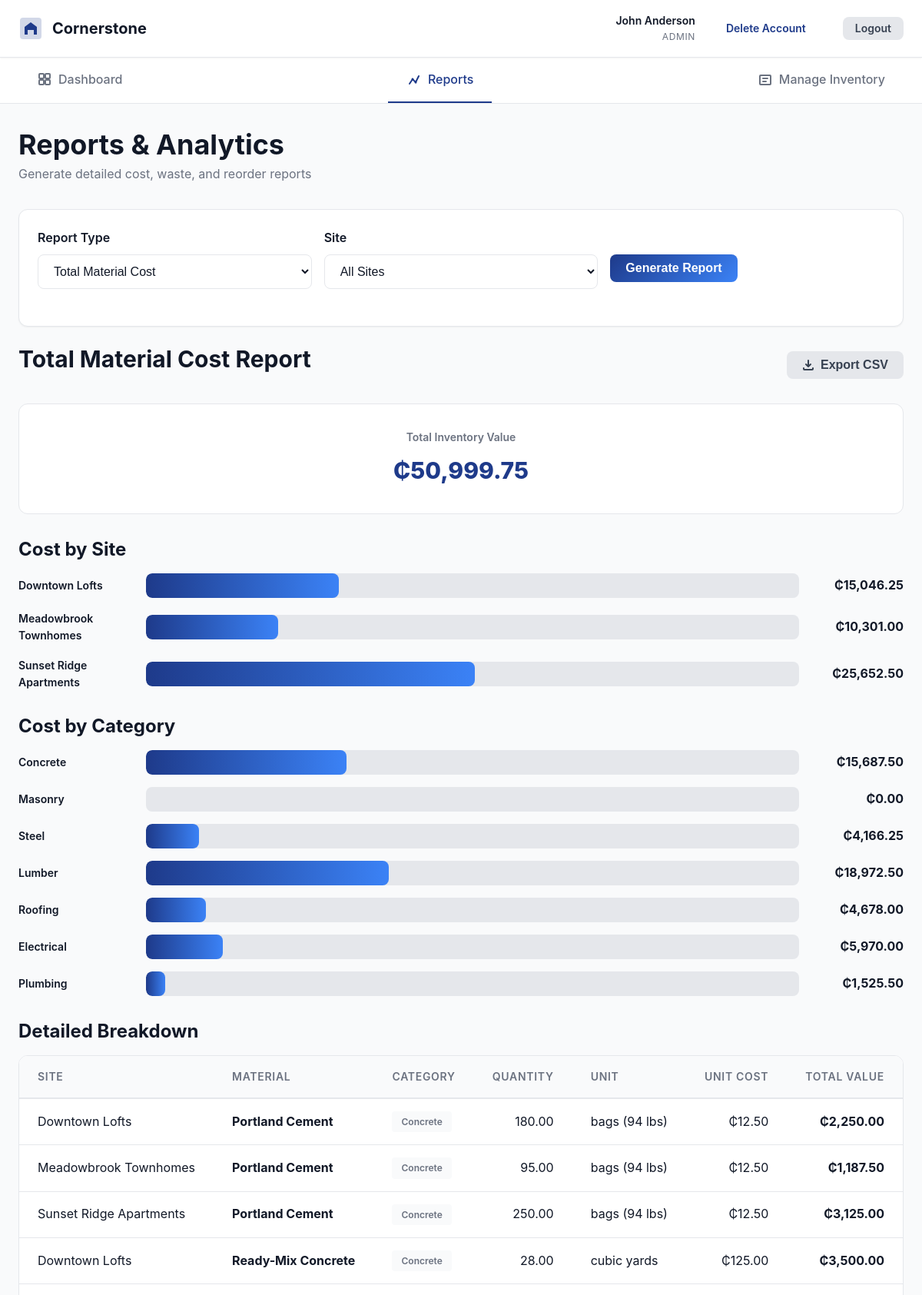
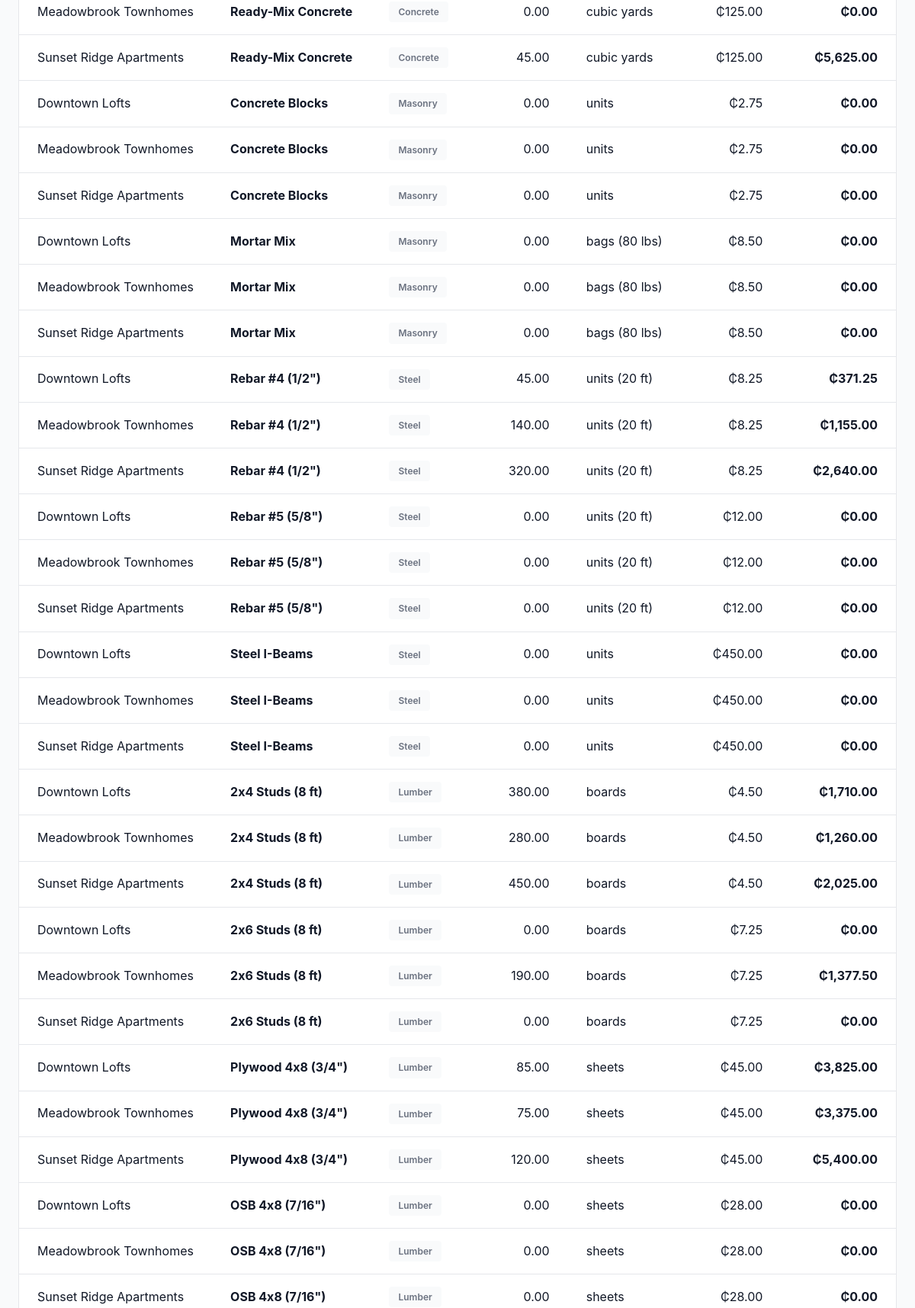
/reports.php (signed in, upper part), run on the app's committed database (2 pictures, top to bottom).
### tables this page shows
CREATE TABLE IF NOT EXISTS sites (
    id INT AUTO_INCREMENT PRIMARY KEY,
    site_name VARCHAR(100) NOT NULL,
    location VARCHAR(255) NOT NULL,
    status ENUM('active', 'inactive', 'finished', 'halted_insufficient_materials') NOT NULL DEFAULT 'active',
    completion_percentage DECIMAL(5,2) DEFAULT 0.00,
    start_date DATE NOT NULL,
    estimated_completion DATE,
    created_at TIMESTAMP DEFAULT CURRENT_TIMESTAMP,
    INDEX idx_status (status),
    INDEX idx_site_name (site_name)
);

CREATE TABLE IF NOT EXISTS materials (
    id INT AUTO_INCREMENT PRIMARY KEY,
    material_name VARCHAR(100) NOT NULL,
    unit_of_measure VARCHAR(20) NOT NULL,
    unit_cost DECIMAL(10,2) NOT NULL,
    reorder_threshold INT NOT NULL DEFAULT 50,
    category VARCHAR(50) NOT NULL,
    created_at TIMESTAMP DEFAULT CURRENT_TIMESTAMP,
    INDEX idx_category (category),
    INDEX idx_material_name (material_name)
);

### auth.php (called while the page is built, shortened)
<?php
require_once __DIR__ . '/db.php';
class Auth {
    public static function isLoggedIn() {
        return isset($_SESSION['logged_in']) && $_SESSION['logged_in'] === true;
    }
    public static function getFullName() {
        return self::isLoggedIn() ? $_SESSION['full_name'] : null;
    }
    public static function getRole() {
        return self::isLoggedIn() ? $_SESSION['role'] : null;
    }
    public static function hasRole($role) {
        return self::isLoggedIn() && $_SESSION['role'] === $role;
    }
    public static function isAdmin() {
        return self::hasRole('admin');
    }
}
?>

### config.php (called while the page is built, shortened)
<?php
function sanitize_output($data) {
    return htmlspecialchars($data, ENT_QUOTES, 'UTF-8');
}
function format_currency($amount) {
    return '₵' . number_format($amount, 2);
}
function get($key, $default = null) {
    return isset($_GET[$key]) ? trim($_GET[$key]) : $default;
}
?>

### db.php (called while the page is built, shortened)
<?php
class Database {
    private static $connection = null;
    private function connect() {
        if (self::$connection === null) {
            try {
                self::$connection = new mysqli(DB_HOST, DB_USER, DB_PASS, DB_NAME);
                self::$connection->set_charset(DB_CHARSET);
            } catch (Exception $e) {
                if (DEV_MODE) {
                    die("Database Connection Error: " . $e->getMessage());
                } else {
                    die("Database connection failed. Please contact support.");
                }
            }
        }
    }
    public static function getConnection() {
        return self::$connection;
    }
    public static function query($sql, $params = [], $types = '') {
        $conn = self::getConnection();
        $stmt = $conn->prepare($sql);
        if (!$stmt->execute()) {
            if (DEV_MODE) {
                die("Execute failed: " . $stmt->error . "\nSQL: " . $sql);
            } else {
                error_log("Execute failed: " . $stmt->error . "\nSQL: " . $sql);
                return false;
            }
        }
        return $stmt;
    }
    public static function fetchAll($sql, $params = [], $types = '') {
        $stmt = self::query($sql, $params, $types);
        $result = $stmt->get_result();
        $rows = [];
        while ($row = $result->fetch_assoc()) {
            $rows[] = $row;
        }
        return $rows;
    }
}
?>

### reports.php (the view, shortened to what this page needs)
<?php
require_once 'config.php';
require_once 'db.php';
require_once 'auth.php';
$user_name = Auth::getFullName();
$user_role = Auth::getRole();
$report_type = get('report_type', 'cost');
$site_filter = get('site_id', 'all');
$cost_report_data = [];
$cost_summary = ['total_cost' => 0, 'by_site' => [], 'by_category' => []];
if ($report_type === 'cost') {
    $sql = "
        SELECT
            s.id AS site_id,
            s.site_name,
            m.id AS material_id,
            m.material_name,
            m.category,
            m.unit_of_measure,
            m.unit_cost,
            COALESCE(i.quantity, 0) AS quantity,
            (COALESCE(i.quantity, 0) * m.unit_cost) AS total_value
        FROM sites s
        CROSS JOIN materials m
        LEFT JOIN inventory i ON s.id = i.site_id AND m.id = i.material_id
    ";
    if ($site_filter !== 'all') {
        $sql .= " WHERE s.id = ?";
        $cost_report_data = Database::fetchAll($sql, [$site_filter], 'i');
    } else {
        $cost_report_data = Database::fetchAll($sql);
    }
    foreach ($cost_report_data as $row) {
        $cost_summary['total_cost'] += $row['total_value'];
        if (!isset($cost_summary['by_site'][$row['site_name']])) {
            $cost_summary['by_site'][$row['site_name']] = 0;
        }
        $cost_summary['by_site'][$row['site_name']] += $row['total_value'];
        if (!isset($cost_summary['by_category'][$row['category']])) {
            $cost_summary['by_category'][$row['category']] = 0;
        }
        $cost_summary['by_category'][$row['category']] += $row['total_value'];
    }
}
?>
<!DOCTYPE html>
<html lang="en">
<head>
    <link rel="stylesheet" href="style.css">
</head>
<body class="app-page">
    <header class="app-header">
        <div class="header-content">
            <div class="header-left">
                <a href="dashboard.php" class="app-logo" style="text-decoration: none; color: inherit; display: flex; align-items: center; gap: 0.75rem;">
                    <svg width="32" height="32" viewBox="0 0 32 32" fill="none">
                        <rect x="2" y="2" width="28" height="28" rx="4" fill="currentColor" opacity="0.2"/>
                        <path d="M16 8L8 14V24H12V18H20V24H24V14L16 8Z" fill="currentColor"/>
                    </svg>
                    <span>Cornerstone</span>
                </a>
            </div>
            <div class="header-right">
                <div class="user-info">
                    <span class="user-name"><?php echo sanitize_output($user_name); ?></span>
                    <span class="user-role"><?php echo sanitize_output(ucfirst(str_replace('_', ' ', $user_role))); ?></span>
                </div>
                <a href="delete_account.php" class="btn btn-danger btn-small" style="margin-right: 0.5rem;">Delete Account</a>
                <a href="logout.php?redirect=landing" class="btn btn-secondary btn-small">Logout</a>
            </div>
        </div>
    </header>
    <nav class="app-nav">
        <div class="nav-content">
            <a href="dashboard.php" class="nav-link">
                Dashboard
            </a>
            <a href="reports.php" class="nav-link active">
                <svg width="20" height="20" viewBox="0 0 20 20" fill="none">
                    <path d="M4 16L8 10L12 14L16 6" stroke="currentColor" stroke-width="2" stroke-linecap="round"/>
                    <circle cx="8" cy="10" r="1.5" fill="currentColor"/>
                    <circle cx="12" cy="14" r="1.5" fill="currentColor"/>
                </svg>
                Reports
            </a>
            <?php if (Auth::isAdmin()): ?>
            <a href="inventory_admin.php" class="nav-link">
                <svg width="20" height="20" viewBox="0 0 20 20" fill="none">
                    <rect x="3" y="5" width="14" height="12" rx="1" stroke="currentColor" stroke-width="2"/>
                    <path d="M7 9H13M7 13H11" stroke="currentColor" stroke-width="2" stroke-linecap="round"/>
                </svg>
                Manage Inventory
            </a>
            <?php endif; ?>
        </div>
    </nav>
    <main class="app-main">
        <div class="container-fluid">
            <div class="page-header">
                <h1>Reports & Analytics</h1>
                <p>Generate detailed cost, waste, and reorder reports</p>
            </div>
            <div class="card">
                <div class="card-body">
                    <form method="GET" action="reports.php" class="report-filters">
                        <div class="filter-row">
                            <div class="form-group">
                                <label for="report_type">Report Type</label>
                                <select name="report_type" id="report_type" class="form-control">
                                    <option value="cost" <?php echo $report_type === 'cost' ? 'selected' : ''; ?>>Total Material Cost</option>
                                </select>
                            </div>
                            <div class="form-group">
                                <label for="site_id">Site</label>
                                <select name="site_id" id="site_id" class="form-control">
                                    <option value="all" <?php echo $site_filter === 'all' ? 'selected' : ''; ?>>All Sites</option>
                                </select>
                            </div>
                            <div class="form-group">
                                <label>&nbsp;</label>
                                <button type="submit" class="btn btn-primary">Generate Report</button>
                            </div>
                        </div>
                    </form>
                </div>
            </div>
            <?php if ($report_type === 'cost'): ?>
                <div class="section">
                    <div class="section-header">
                        <h2>Total Material Cost Report</h2>
                        <button onclick="exportTableToCSV('cost_report.csv')" class="btn btn-secondary">
                            <svg width="16" height="16" viewBox="0 0 16 16" fill="none">
                                <path d="M8 2V10M8 10L5 7M8 10L11 7" stroke="currentColor" stroke-width="2" stroke-linecap="round"/>
                                <path d="M2 12V13C2 13.5523 2.44772 14 3 14H13C13.5523 14 14 13.5523 14 13V12" stroke="currentColor" stroke-width="2" stroke-linecap="round"/>
                            </svg>
                            Export CSV
                        </button>
                    </div>
                    <div class="report-summary">
                        <div class="summary-card">
                            <div class="summary-label">Total Inventory Value</div>
                            <div class="summary-value"><?php echo format_currency($cost_summary['total_cost']); ?></div>
                        </div>
                    </div>
                    <h3>Cost by Site</h3>
                    <div class="chart-container">
                        <?php foreach ($cost_summary['by_site'] as $site_name => $cost): ?>
                            <div class="chart-bar">
                                <div class="chart-label"><?php echo sanitize_output($site_name); ?></div>
                                <div class="chart-bar-container">
                                    <div class="chart-bar-fill" style="width: <?php echo ($cost / $cost_summary['total_cost'] * 100); ?>%"></div>
                                </div>
                                <div class="chart-value"><?php echo format_currency($cost); ?></div>
                            </div>
                        <?php endforeach; ?>
                    </div>
                    <h3>Cost by Category</h3>
                    <div class="chart-container">
                        <?php foreach ($cost_summary['by_category'] as $category => $cost): ?>
                            <div class="chart-bar">
                                <div class="chart-label"><?php echo sanitize_output($category); ?></div>
                                <div class="chart-bar-container">
                                    <div class="chart-bar-fill" style="width: <?php echo ($cost / $cost_summary['total_cost'] * 100); ?>%"></div>
                                </div>
                                <div class="chart-value"><?php echo format_currency($cost); ?></div>
                            </div>
                        <?php endforeach; ?>
                    </div>
                    <h3>Detailed Breakdown</h3>
                    <div class="table-container">
                        <table class="data-table" id="report-table">
                            <thead>
                                <tr>
                                    <th>Site</th>
                                    <th>Material</th>
                                    <th>Category</th>
                                    <th class="text-right">Quantity</th>
                                    <th>Unit</th>
                                    <th class="text-right">Unit Cost</th>
                                    <th class="text-right">Total Value</th>
                                </tr>
                            </thead>
                            <tbody>
                                <?php foreach ($cost_report_data as $row): ?>
                                    <tr>
                                        <td><?php echo sanitize_output($row['site_name']); ?></td>
                                        <td><strong><?php echo sanitize_output($row['material_name']); ?></strong></td>
                                        <td><span class="category-badge"><?php echo sanitize_output($row['category']); ?></span></td>
                                        <td class="text-right"><?php echo number_format($row['quantity'], 2); ?></td>
                                        <td><?php echo sanitize_output($row['unit_of_measure']); ?></td>
                                        <td class="text-right"><?php echo format_currency($row['unit_cost']); ?></td>
                                        <td class="text-right"><strong><?php echo format_currency($row['total_value']); ?></strong></td>
                                    </tr>
                                <?php endforeach; ?>
                            </tbody>
                        </table>
                    </div>
                </div>
            <?php endif; ?>
        </div>
    </main>
</body>
</html>

### data on the page
sites: site_name "Downtown Lofts", materials.material_name "Portland Cement", materials.category "Concrete", quantity "180.00", materials.unit_of_measure "bags (94 lbs)", materials.unit_cost "₵12.50", total_value "₵2,250.00", materials.material_name "Ready-Mix Concrete", quantity "28.00", materials.unit_of_measure "cubic yards", materials.unit_cost "₵125.00", total_value "₵3,500.00", materials.material_name "Concrete Blocks", materials.category "Masonry", quantity "0.00", materials.unit_of_measure "units", materials.unit_cost "₵2.75", total_value "₵0.00", materials.material_name "Mortar Mix", materials.unit_of_measure "bags (80 lbs)", materials.unit_cost "₵8.50", materials.material_name "Rebar #4 (1/2\")", materials.category "Steel", quantity "45.00", materials.unit_of_measure "units (20 ft)", materials.unit_cost "₵8.25", total_value "₵371.25", materials.material_name "Rebar #5 (5/8\")", materials.unit_cost "₵12.00", materials.material_name "Steel I-Beams", materials.unit_cost "₵450.00", materials.material_name "2x4 Studs (8 ft)", materials.category "Lumber", quantity "380.00", materials.unit_of_measure "boards", materials.unit_cost "₵4.50", total_value "₵1,710.00", materials.material_name "2x6 Studs (8 ft)", materials.unit_cost "₵7.25", materials.material_name "Plywood 4x8 (3/4\")", quantity "85.00", materials.unit_of_measure "sheets", materials.unit_cost "₵45.00", total_value "₵3,825.00", materials.material_name "OSB 4x8 (7/16\")", materials.unit_cost "₵28.00"
sites: site_name "Meadowbrook Townhomes", materials.material_name "Portland Cement", materials.category "Concrete", quantity "95.00", materials.unit_of_measure "bags (94 lbs)", materials.unit_cost "₵12.50", total_value "₵1,187.50", materials.material_name "Ready-Mix Concrete", quantity "0.00", materials.unit_of_measure "cubic yards", materials.unit_cost "₵125.00", total_value "₵0.00", materials.material_name "Concrete Blocks", materials.category "Masonry", materials.unit_of_measure "units", materials.unit_cost "₵2.75", materials.material_name "Mortar Mix", materials.unit_of_measure "bags (80 lbs)", materials.unit_cost "₵8.50", materials.material_name "Rebar #4 (1/2\")", materials.category "Steel", quantity "140.00", materials.unit_of_measure "units (20 ft)", materials.unit_cost "₵8.25", total_value "₵1,155.00", materials.material_name "Rebar #5 (5/8\")", materials.unit_cost "₵12.00", materials.material_name "Steel I-Beams", materials.unit_cost "₵450.00", materials.material_name "2x4 Studs (8 ft)", materials.category "Lumber", quantity "280.00", materials.unit_of_measure "boards", materials.unit_cost "₵4.50", total_value "₵1,260.00", materials.material_name "2x6 Studs (8 ft)", quantity "190.00", materials.unit_cost "₵7.25", total_value "₵1,377.50", materials.material_name "Plywood 4x8 (3/4\")", quantity "75.00", materials.unit_of_measure "sheets", materials.unit_cost "₵45.00", total_value "₵3,375.00", materials.material_name "OSB 4x8 (7/16\")", materials.unit_cost "₵28.00"
sites: site_name "Sunset Ridge Apartments", materials.material_name "Portland Cement", materials.category "Concrete", quantity "250.00", materials.unit_of_measure "bags (94 lbs)", materials.unit_cost "₵12.50", total_value "₵3,125.00", materials.material_name "Ready-Mix Concrete", quantity "45.00", materials.unit_of_measure "cubic yards", materials.unit_cost "₵125.00", total_value "₵5,625.00", materials.material_name "Concrete Blocks", materials.category "Masonry", quantity "0.00", materials.unit_of_measure "units", materials.unit_cost "₵2.75", total_value "₵0.00", materials.material_name "Mortar Mix", materials.unit_of_measure "bags (80 lbs)", materials.unit_cost "₵8.50", materials.material_name "Rebar #4 (1/2\")", materials.category "Steel", quantity "320.00", materials.unit_of_measure "units (20 ft)", materials.unit_cost "₵8.25", total_value "₵2,640.00", materials.material_name "Rebar #5 (5/8\")", materials.unit_cost "₵12.00", materials.material_name "Steel I-Beams", materials.unit_cost "₵450.00", materials.material_name "2x4 Studs (8 ft)", materials.category "Lumber", quantity "450.00", materials.unit_of_measure "boards", materials.unit_cost "₵4.50", total_value "₵2,025.00", materials.material_name "2x6 Studs (8 ft)", materials.unit_cost "₵7.25", materials.material_name "Plywood 4x8 (3/4\")", quantity "120.00", materials.unit_of_measure "sheets", materials.unit_cost "₵45.00", total_value "₵5,400.00", materials.material_name "OSB 4x8 (7/16\")", materials.unit_cost "₵28.00"

### other printed values
sanitize_output($user_name) "John Anderson"
sanitize_output(ucfirst(str_replace('_', ' ', $user_role))) "ADMIN"
format_currency($cost_summary['total_cost']) "₵50,999.75"
sanitize_output($site_name) "Downtown Lofts"
format_currency($cost) "₵15,046.25"
sanitize_output($site_name) "Meadowbrook Townhomes"
format_currency($cost) "₵10,301.00"
sanitize_output($site_name) "Sunset Ridge Apartments"
format_currency($cost) "₵25,652.50"
sanitize_output($category) "Concrete"
format_currency($cost) "₵15,687.50"
sanitize_output($category) "Masonry"
format_currency($cost) "₵0.00"
sanitize_output($category) "Steel"
format_currency($cost) "₵4,166.25"
